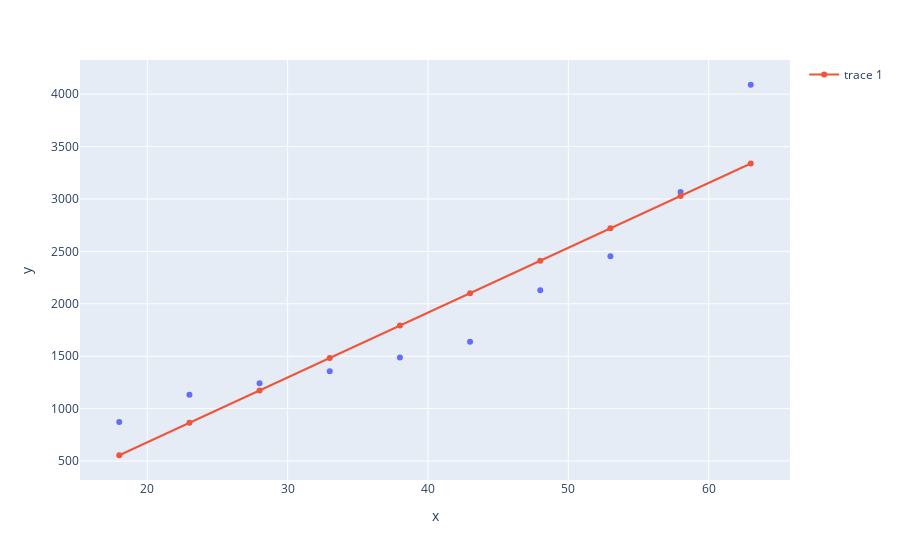

The cell this chart's notebook holds for it:
### Code cell
grafico = px.scatter(x=X_plano_saude.ravel(), y=y_plano_saude)
grafico.add_scatter(x=X_plano_saude.ravel(), y=previsoes)
grafico.show()

### Figure 1 — Plotly figure (JSON) as saved in the notebook; plotly's stock layout.template omitted (floating-point values rounded to 4 significant figures)
{"data": [{"hovertemplate": "x=%{x}<br>y=%{y}<extra></extra>", "legendgroup": "", "marker": {"color": "#636efa", "symbol": "circle"}, "mode": "markers", "name": "", "orientation": "v", "showlegend": false, "type": "scatter", "x": [18, 23, 28, 33, 38, 43, 48, 53, 58, 63], "xaxis": "x", "y": [871, 1132, 1242, 1356, 1488, 1638, 2130, 2454, 3066, 4090], "yaxis": "y"}, {"type": "scatter", "x": [18, 23, 28, 33, 38, 43, 48, 53, 58, 63], "y": [554.7, 864.0, 1173.0, 1483.0, 1792.0, 2101.0, 2411.0, 2720.0, 3029.0, 3339.0]}], "layout": {"legend": {"tracegroupgap": 0}, "margin": {"t": 60}, "xaxis": {"anchor": "y", "domain": [0, 1], "title": {"text": "x"}}, "yaxis": {"anchor": "x", "domain": [0, 1], "title": {"text": "y"}}}}
